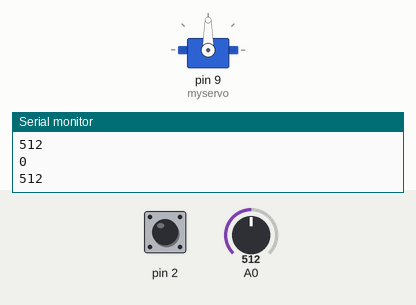
Recording of a sketch running on a simulated Arduino Uno, built with avr-gcc and run on an emulated ATmega328P. On the bench: servo, the last lines printed to the serial monitor. The inputs (shaded band) are chosen by the test bench; at power-on: A0 = 512, pin 2 HIGH.

Above: at 1.2 s.
1.3 s: A0 set to 0
At 4.2 s:
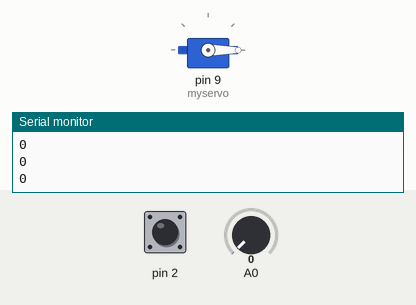
4.3 s: A0 set to 122
At 5.4 s:
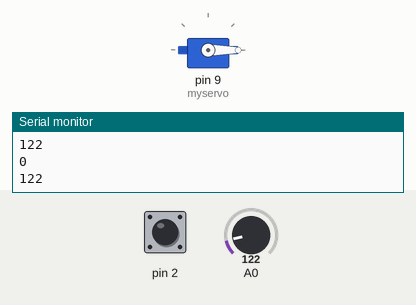
Timing chart, 0 to 7.3 s (numbered marks = the images above; inputs shaded):
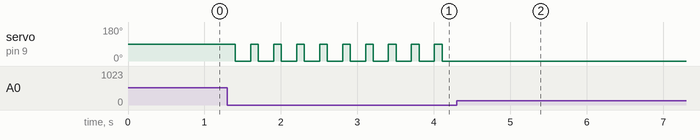

The sketch:

encoder2.ino
```cpp
#include <Servo.h>
Servo myservo;
volatile int encCounter;
volatile boolean state, lastState;
boolean x=1,xp=1;
int y;


void int0() {
  state = digitalRead(2);
  if (state != lastState)
      encCounter += 1;
  lastState = state;
}

void servopush() {
    myservo.write(90);
    delay(100);
    myservo.write(0);
    delay(100);
}

void setup() {
  Serial.begin(9600);
  attachInterrupt(0, int0, CHANGE);
  myservo.attach(9);
}

void loop() {
  Serial.println(encCounter);
  y=analogRead(A0);
  Serial.println(y);
  x=state;
  if (x && xp || y==0)
        servopush();
  xp=x;

  delay(100);
}
```

Measured:
- after the input at 1.3 s, servo on pin 9 (myservo): alternates 90° for 0.10 s and 0° for 0.20 s, starting after 0.11 s
- after the input at 4.3 s, servo on pin 9 (myservo): stops changing and stays 0°
